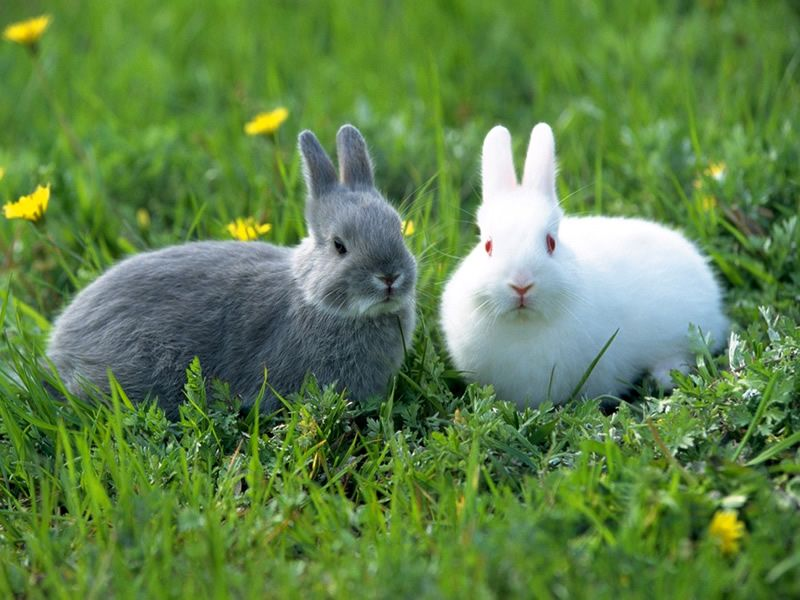
#> input picture rabbits.jpg, 800 x 600 px
$ python color_test.py
#> lines starting #> are read from the running program, lines starting #| are printed output that depends on the picture
import cv2
import numpy as np
import os
#读取工作目录路径
pwd=os.getcwd()

#读取彩色图片
img=cv2.imread(pwd+"/rabbits.jpg")
#> img is the input picture: shape (600, 800, 3); mean B, G, R 73.9, 131, 95.8

#设置三维数组，300行*300列*3通道，全部置0

#Blue 蓝色通道设置
img[:,0:100,0]=255
img[:,0:100,1]=0
img[:,0:100,2]=0

#Green 绿色通道设置
img[:,100:200,0]=0
img[:,100:200,1]=255
img[:,100:200,2]=0

#Red 红色通道设置
img[:,200:300,0]=0
img[:,200:300,1]=0
img[:,200:300,2]=255
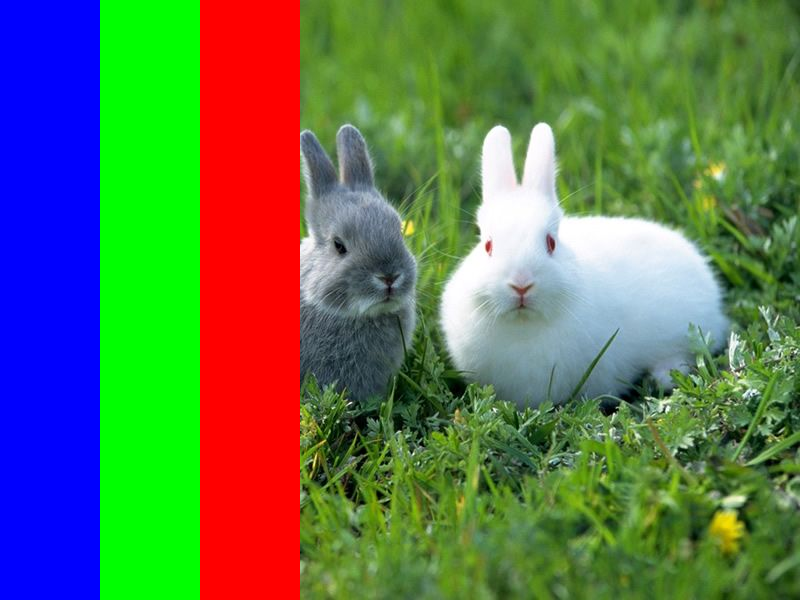
#> img: shape (600, 800, 3); mean B, G, R 83.5, 116.1, 94.3

cv2.imshow("rabbits.jpg",img)

keyword=cv2.waitKey(0)
#> (key Esc is pressed here)
if keyword=='q':
    cv2.destroyAllWindows()
